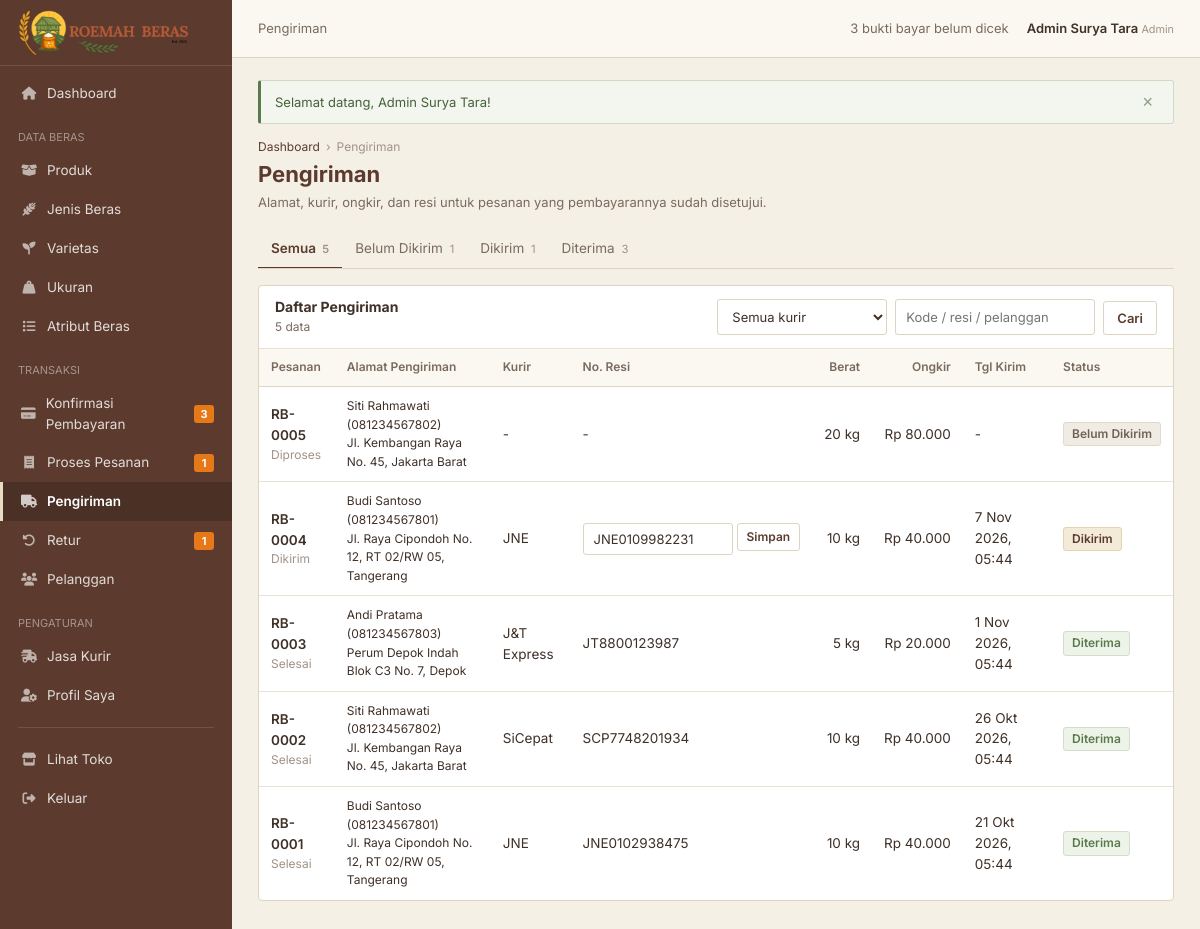
/admin/pengiriman.php (signed in), run on the app's committed database.
### tables this page shows
CREATE TABLE `pengiriman` (
  `id_pengiriman`      INT(11) NOT NULL AUTO_INCREMENT,
  `id_pembayaran`      INT(11) NOT NULL,
  `id_jasa_kurir`      INT(11) DEFAULT NULL,
  `alamat_pengiriman`  TEXT NOT NULL,
  `ongkir`             DECIMAL(12,2) NOT NULL DEFAULT 0,
  `no_resi`            VARCHAR(50) DEFAULT NULL,
  `tanggal_pengiriman` DATETIME DEFAULT NULL,
  PRIMARY KEY (`id_pengiriman`),
  UNIQUE KEY `uk_pengiriman_pembayaran` (`id_pembayaran`),
  UNIQUE KEY `uk_no_resi` (`no_resi`),
  KEY `fk_kirim_kurir` (`id_jasa_kurir`),
  CONSTRAINT `fk_kirim_pembayaran` FOREIGN KEY (`id_pembayaran`) REFERENCES `pembayaran` (`id_pembayaran`) ON DELETE CASCADE ON UPDATE CASCADE,
  CONSTRAINT `fk_kirim_kurir`      FOREIGN KEY (`id_jasa_kurir`) REFERENCES `jasa_kurir` (`id_jasa_kurir`) ON DELETE SET NULL ON UPDATE CASCADE
);

CREATE TABLE `pesanan` (
  `id_pesanan`      INT(11) NOT NULL AUTO_INCREMENT,
  `id_user`         INT(11) NOT NULL,
  `tanggal_pesanan` DATETIME NOT NULL DEFAULT CURRENT_TIMESTAMP,
  `total_harga`     DECIMAL(12,2) NOT NULL DEFAULT 0,
  `status_pesanan`  VARCHAR(30) NOT NULL DEFAULT 'Belum Melakukan Pembayaran',
  PRIMARY KEY (`id_pesanan`),
  KEY `fk_pesanan_user` (`id_user`),
  CONSTRAINT `fk_pesanan_user` FOREIGN KEY (`id_user`) REFERENCES `user` (`id_user`) ON UPDATE CASCADE
);

CREATE TABLE `jasa_kurir` (
  `id_jasa_kurir` INT(11) NOT NULL AUTO_INCREMENT,
  `nama_kurir`    VARCHAR(50) NOT NULL,
  PRIMARY KEY (`id_jasa_kurir`)
);

### admin/pengiriman.php (the view, shortened to what this page needs)
<?php
require __DIR__ . '/sidebar.php';
$STATUS = [
    'Belum Dikirim' => "ps.status_pesanan = 'Diproses'",
    'Dikirim'       => "ps.status_pesanan = 'Dikirim'",
    'Diterima'      => "ps.status_pesanan = 'Selesai'",
];
$tab   = isset($STATUS[$_GET['status'] ?? '']) ? $_GET['status'] : '';
$q     = trim((string)($_GET['q'] ?? ''));
$where = ["1 = 1"];
$params = [];
$st = $pdo->prepare('SELECT pg.*, ps.id_pesanan, ps.status_pesanan, ps.tanggal_pesanan, u.nama AS nama_pelanggan, jk.nama_kurir,
                            (SELECT SUM(pp.jumlah * uk.berat_kg) FROM pesanan_produk pp JOIN produk p ON p.id_produk = pp.id_produk JOIN ukuran uk ON uk.id_ukuran = p.id_ukuran WHERE pp.id_pesanan = ps.id_pesanan) AS berat
                     FROM pengiriman pg
                     JOIN pembayaran pb ON pb.id_pembayaran = pg.id_pembayaran AND pb.status_pembayaran = \'Disetujui\'
                     JOIN pesanan ps ON ps.id_pesanan = pb.id_pesanan JOIN `user` u ON u.id_user = ps.id_user
                     LEFT JOIN jasa_kurir jk ON jk.id_jasa_kurir = pg.id_jasa_kurir
                     WHERE ' . implode(' AND ', $where) . ' ORDER BY COALESCE(pg.tanggal_pengiriman, ps.tanggal_pesanan) DESC');
$st->execute($params);
$rows = $st->fetchAll();
$counts = [];
foreach ($STATUS as $k => $cond) {
    $counts[$k] = (int)$pdo->query("SELECT COUNT(*) FROM pengiriman pg JOIN pembayaran pb ON pb.id_pembayaran = pg.id_pembayaran AND pb.status_pembayaran = 'Disetujui' JOIN pesanan ps ON ps.id_pesanan = pb.id_pesanan WHERE $cond")->fetchColumn();
}
$total = array_sum($counts);
function status_kirim(array $r): string
{
    if ($r['status_pesanan'] === 'Selesai') return 'Diterima';
    if ($r['status_pesanan'] === 'Dikirim') return 'Dikirim';
    return 'Belum Dikirim';
}
admin_header('Pengiriman', 'pengiriman');
?>
<div class="tabs-a">
    <a href="<?= url('admin/pengiriman.php') ?>" class="<?= $tab === '' ? 'active' : '' ?>">Semua <small><?= $total ?></small></a>
    <?php foreach ($STATUS as $s => $c): ?><a href="<?= url('admin/pengiriman.php?status=' . urlencode($s)) ?>" class="<?= $tab === $s ? 'active' : '' ?>"><?= $s ?> <?php if ($counts[$s]): ?><small><?= $counts[$s] ?></small><?php endif; ?></a><?php endforeach; ?>
</div>
<div class="panel">
    <div class="panel-head">
        <div><h2>Daftar Pengiriman</h2><p><?= count($rows) ?> data</p></div>
        <form method="GET" class="filter-bar">
            <select name="kurir" class="select-a" style="width:170px" data-autosubmit><option value="">Semua kurir</option>
            </select>
            <input name="q" value="<?= h($q) ?>" class="input-a" placeholder="Kode / resi / pelanggan" style="width:200px">
            <button class="btn-a outline">Cari</button>
        </form>
    </div>
    <div class="table-wrap"><table class="table-admin">
        <thead><tr><th>Pesanan</th><th>Alamat Pengiriman</th><th>Kurir</th><th>No. Resi</th><th class="num">Berat</th><th class="num">Ongkir</th><th>Tgl Kirim</th><th>Status</th></tr></thead>
        <tbody>
        <?php foreach ($rows as $r): $sk = status_kirim($r); ?>
            <tr>
                <td><a href="<?= url('admin/pesanan.php?id=' . (int)$r['id_pesanan']) ?>"><strong><?= h(kode((int)$r['id_pesanan'])) ?></strong></a><span class="cell-sub"><?= h($r['status_pesanan']) ?></span></td>
                <td style="max-width:260px;font-size:12px"><?= nl2br(h($r['alamat_pengiriman'])) ?></td>
                <td><?= h($r['nama_kurir'] ?? '-') ?></td>
                <td>
                    <?php if ($sk === 'Dikirim'): ?>
                        <form method="POST" style="display:flex;gap:4px">
                            <input name="no_resi" value="<?= h($r['no_resi']) ?>" class="input-a" style="height:32px;width:150px">
                            <button class="btn-a outline icon" title="Simpan koreksi resi">Simpan</button>
                        </form>
                    <?php else: ?><?= h($r['no_resi'] ?: '-') ?><?php endif; ?>
                </td>
                <td class="num"><?= kg($r['berat']) ?></td>
                <td class="num"><?= rupiah($r['ongkir']) ?></td>
                <td><?= tgl($r['tanggal_pengiriman'], true) ?></td>
                <td><?= badge($sk) ?></td>
            </tr>
        <?php endforeach; ?>
        </tbody>
    </table></div>
</div>

### config/functions.php (shortened to what this page needs)
<?php
function base_url(): string
{
    static $base = null;
    if ($base !== null) {
        return $base;
    }
    $docRoot = isset($_SERVER['DOCUMENT_ROOT']) ? realpath($_SERVER['DOCUMENT_ROOT']) : false;
    $root    = str_replace('\\', '/', APP_ROOT);
    if ($docRoot) {
        $docRoot = rtrim(str_replace('\\', '/', $docRoot), '/');
        if (stripos($root, $docRoot) === 0) {
            $base = substr($root, strlen($docRoot));
            $base = '/' . trim(str_replace(' ', '%20', $base), '/');
            return $base = rtrim($base, '/');
        }
    }
    return $base = '';
}
function url(string $path = ''): string
{
    return base_url() . '/' . ltrim($path, '/');
}
function h($value): string
{
    return htmlspecialchars((string)($value ?? ''), ENT_QUOTES, 'UTF-8');
}
function rupiah($value): string
{
    return 'Rp ' . number_format((float)$value, 0, ',', '.');
}
function tgl($datetime, bool $withTime = false): string
{
    if (!$datetime) {
        return '-';
    }
    $bulan = [1 => 'Jan', 'Feb', 'Mar', 'Apr', 'Mei', 'Jun', 'Jul', 'Agu', 'Sep', 'Okt', 'Nov', 'Des'];
    $ts = strtotime((string)$datetime);
    $out = date('j', $ts) . ' ' . $bulan[(int)date('n', $ts)] . ' ' . date('Y', $ts);
    return $withTime ? $out . ', ' . date('H:i', $ts) : $out;
}
function kg($value): string
{
    $v = (float)$value;
    return rtrim(rtrim(number_format($v, 2, ',', '.'), '0'), ',') . ' kg';
}
function status_class(?string $status): string
{
    $map = [
        'Belum Melakukan Pembayaran' => 'muted',
        'Sudah Upload Bukti'   => 'warning',
        'Menunggu Verifikasi'  => 'warning',
        'Diproses'             => 'info',
        'Dikirim'              => 'primary',
        'Selesai'              => 'success',
        'Dibatalkan'           => 'danger',
        'Terverifikasi'        => 'success',
        'Ditolak'              => 'danger',
        'Disetujui'            => 'success',
        'Barang Retur Dikirim' => 'primary',
        'Refund Selesai'       => 'success',
        'Belum Dikirim'        => 'muted',
        'Diterima'             => 'success',
        'Owner'                => 'primary',
        'Admin'                => 'info',
        'Pelanggan'            => 'muted',
    ];
    return $map[$status] ?? 'muted';
}
function badge(?string $status): string
{
    return '<span class="badge-status ' . status_class($status) . '">' . h($status) . '</span>';
}
function flash_render(): string
{
    $html = '';
    foreach ($_SESSION['flash'] as $f) {
        $html .= '<div class="alert-box ' . h($f['type']) . '"><span>' . h($f['message']) . '</span>'
               . '<button type="button" class="alert-close" onclick="this.parentElement.remove()" aria-label="Tutup">&times;</button></div>';
    }
    return '<div class="flash-wrap">' . $html . '</div>';
}
function kode(int $idPesanan): string
{
    return sprintf('RB-%04d', $idPesanan);
}

### admin/CSS/sidebar.css (style rules this page uses)
:root { --primary: #5c3b2e; --primary-dark: #43291f; --primary-soft: #8b6a58; --accent: #e77817; --accent-dark: #c85f0d; --nav: #d8ccb0; --text: #3f3028; --text-secondary: #7a6a5e; --text-muted: #a09287; --background: #f5f0e5; --cream: #fbf8f1; --cream-2: #f3ead7; --white: #ffffff; --beige: #e7dcc4; --border: #ded4c2; --border-light: #eae2d4; --success: #5b7a4b; --warning: #9a6b2f; --danger: #a14f40; --info: #4c6f7c; }
* { box-sizing: border-box; }
html, body { margin: 0; padding: 0; }
body { background: var(--background); color: var(--text); font-family: "Poppins", "Segoe UI", Arial, sans-serif; font-size: 14px; line-height: 1.55; min-height: 100vh; display: flex; flex-direction: column; }
a { color: inherit; text-decoration: none; }
h1, h2, h3 { line-height: 1.25; }
.badge-status { display: inline-block; padding: 2px 8px; border-radius: 3px; font-size: 12px; font-weight: 600; white-space: nowrap; border: 1px solid transparent; }
.badge-status.muted { background: #f1ece3; color: #6f6156; border-color: #e3d9c9; }
.badge-status.primary { background: #f3ead7; color: var(--primary); border-color: #e2d3b4; }
.badge-status.success { background: #eef3ea; color: var(--success); border-color: #d2dfc8; }
.flash-wrap { width: min(1160px, calc(100% - 40px)); margin: 16px auto 0; }
.alert-box { display: flex; align-items: flex-start; gap: 10px; padding: 11px 14px; margin-bottom: 10px; font-size: 13px; border: 1px solid; border-left-width: 3px; border-radius: 3px; }
.alert-box span { flex: 1; }
.alert-box.success { background: #f2f6ef; color: #47613a; border-color: #cfdcc4; border-left-color: var(--success); }
.alert-close { border: 0; background: transparent; color: inherit; font-size: 18px; line-height: 1; cursor: pointer; opacity: .6; }
.admin-body { font-family: Inter, "Segoe UI", Roboto, Arial, sans-serif; background: var(--background); font-size: 13.5px; }
.admin-flash { width: 100%; margin: 0 0 14px; }
.panel { background: #fff; border: 1px solid var(--border); border-radius: 4px; }

### admin/CSS/pengiriman.css (style rules this page uses)
.panel-head { display: flex; justify-content: space-between; align-items: center; gap: 12px; padding: 12px 16px; border-bottom: 1px solid var(--border-light); flex-wrap: wrap; }
.panel-head h2 { margin: 0; color: var(--text); font-size: 14px; font-weight: 700; }
.panel-head p { margin: 2px 0 0; color: var(--text-secondary); font-size: 12px; }
.table-wrap { overflow-x: auto; }
.table-admin { width: 100%; border-collapse: collapse; }
.table-admin th { text-align: left; color: var(--text-secondary); font-size: 12px; font-weight: 600; padding: 9px 12px; border-bottom: 1px solid var(--border); background: var(--cream); white-space: nowrap; }
.table-admin td { padding: 10px 12px; border-bottom: 1px solid var(--border-light); vertical-align: middle; }
.table-admin tr:last-child td { border-bottom: 0; }
.table-admin .num { text-align: right; white-space: nowrap; }
.table-admin strong { color: var(--text); font-weight: 600; }
.cell-sub { display: block; color: var(--text-muted); font-size: 12px; }
.btn-a { display: inline-flex; align-items: center; justify-content: center; gap: 6px; height: 34px; padding: 0 13px; border-radius: 3px; border: 1px solid var(--primary); background: var(--primary); color: #fff; font: inherit; font-size: 13px; font-weight: 600; cursor: pointer; white-space: nowrap; }
.btn-a.outline { background: #fff; color: var(--primary); border-color: var(--border); }
.btn-a.icon { height: 28px; padding: 0 9px; font-size: 12px; }
.input-a, .select-a { width: 100%; height: 36px; padding: 0 10px; border: 1px solid var(--border); border-radius: 3px; background: #fff; color: var(--text); font: inherit; font-size: 13px; outline: none; }
.filter-bar { display: flex; gap: 8px; align-items: flex-end; flex-wrap: wrap; }
.tabs-a { display: flex; gap: 0; border-bottom: 1px solid var(--border); margin-bottom: 16px; overflow-x: auto; }
.tabs-a a { padding: 8px 13px; color: var(--text-secondary); border-bottom: 2px solid transparent; margin-bottom: -1px; white-space: nowrap; }
.tabs-a a small { color: var(--text-muted); margin-left: 3px; }
.tabs-a a.active { color: var(--primary); border-bottom-color: var(--primary); font-weight: 600; }

### data on the page
pengiriman: pesanan.id_pesanan "RB-0005", pesanan.status_pesanan "Diproses", alamat_pengiriman "Siti Rahmawati (081234567802) Jl. Kembangan Raya No. 45, Jakarta Barat", nama_kurir "-", no_resi "-", berat "20 kg", ongkir "Rp 80.000", tanggal_pengiriman "-"
pengiriman: pesanan.id_pesanan "RB-0004", pesanan.status_pesanan "Dikirim", alamat_pengiriman "Budi Santoso (081234567801) Jl. Raya Cipondoh No. 12, RT 02/RW 05, Tangerang", id_jasa_kurir.nama_kurir "JNE", no_resi "JNE0109982231", berat "10 kg", ongkir "Rp 40.000", tanggal_pengiriman "7 Nov 2026, 05:44"
pengiriman: pesanan.id_pesanan "RB-0003", pesanan.status_pesanan "Selesai", alamat_pengiriman "Andi Pratama (081234567803) Perum Depok Indah Blok C3 No. 7, Depok", id_jasa_kurir.nama_kurir "J&T Express", no_resi "JT8800123987", berat "5 kg", ongkir "Rp 20.000", tanggal_pengiriman "1 Nov 2026, 05:44", pesanan.status_pesanan "Diterima"
pengiriman: pesanan.id_pesanan "RB-0002", pesanan.status_pesanan "Selesai", alamat_pengiriman "Siti Rahmawati (081234567802) Jl. Kembangan Raya No. 45, Jakarta Barat", id_jasa_kurir.nama_kurir "SiCepat", no_resi "SCP7748201934", berat "10 kg", ongkir "Rp 40.000", tanggal_pengiriman "26 Okt 2026, 05:44", pesanan.status_pesanan "Diterima"
pengiriman: pesanan.id_pesanan "RB-0001", pesanan.status_pesanan "Selesai", alamat_pengiriman "Budi Santoso (081234567801) Jl. Raya Cipondoh No. 12, RT 02/RW 05, Tangerang", id_jasa_kurir.nama_kurir "JNE", no_resi "JNE0102938475", berat "10 kg", ongkir "Rp 40.000", tanggal_pengiriman "21 Okt 2026, 05:44", pesanan.status_pesanan "Diterima"

### other printed values
$m[1] "Dashboard"
$m[0] "DATA BERAS"
$m[1] "Produk"
$m[1] "Jenis Beras"
$m[1] "Varietas"
$m[1] "Ukuran"
$m[1] "Atribut Beras"
$m[0] "TRANSAKSI"
$m[1] "Konfirmasi Pembayaran"
$m[5] "3"
$m[1] "Proses Pesanan"
$m[5] "1"
$m[1] "Pengiriman"
$m[1] "Retur"
$m[1] "Pelanggan"
